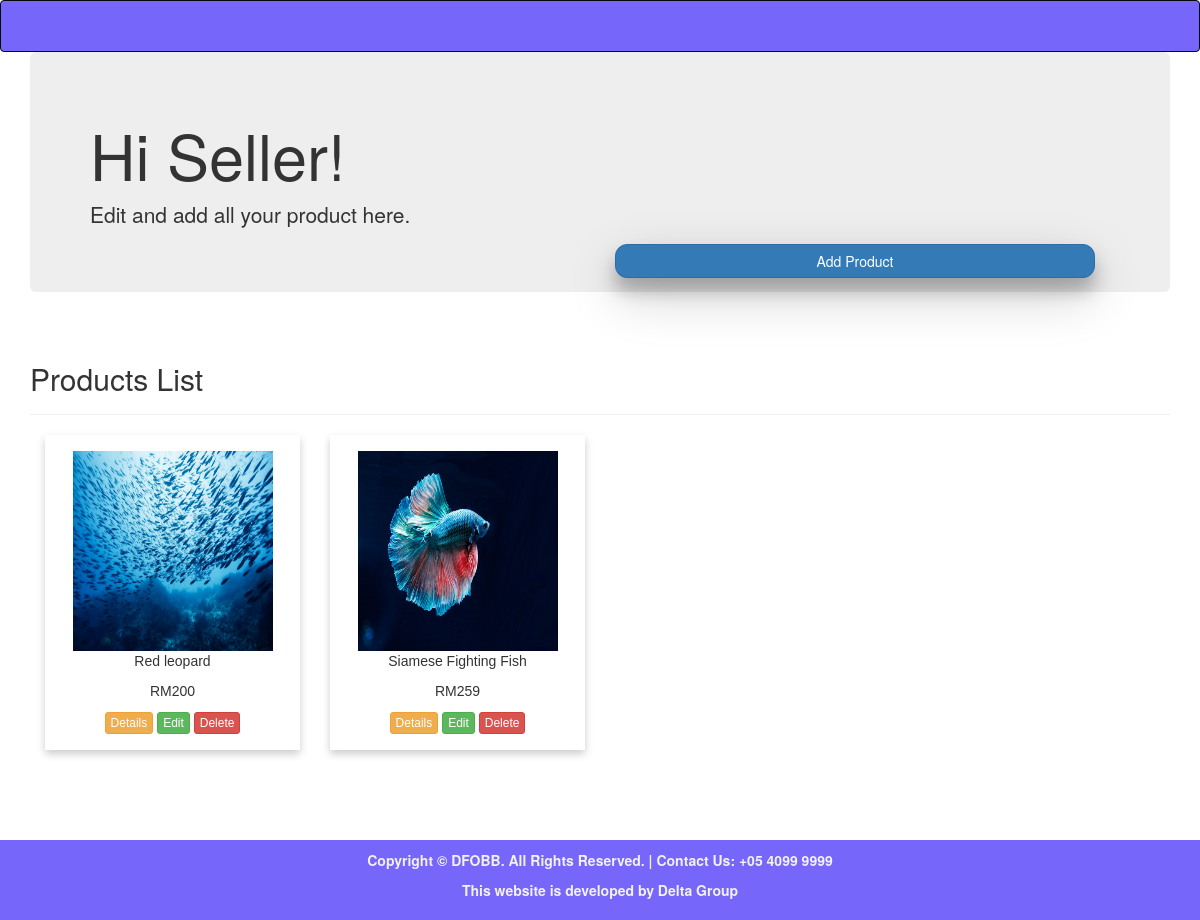
The page /sellerhome.php on the database as committed earlier.
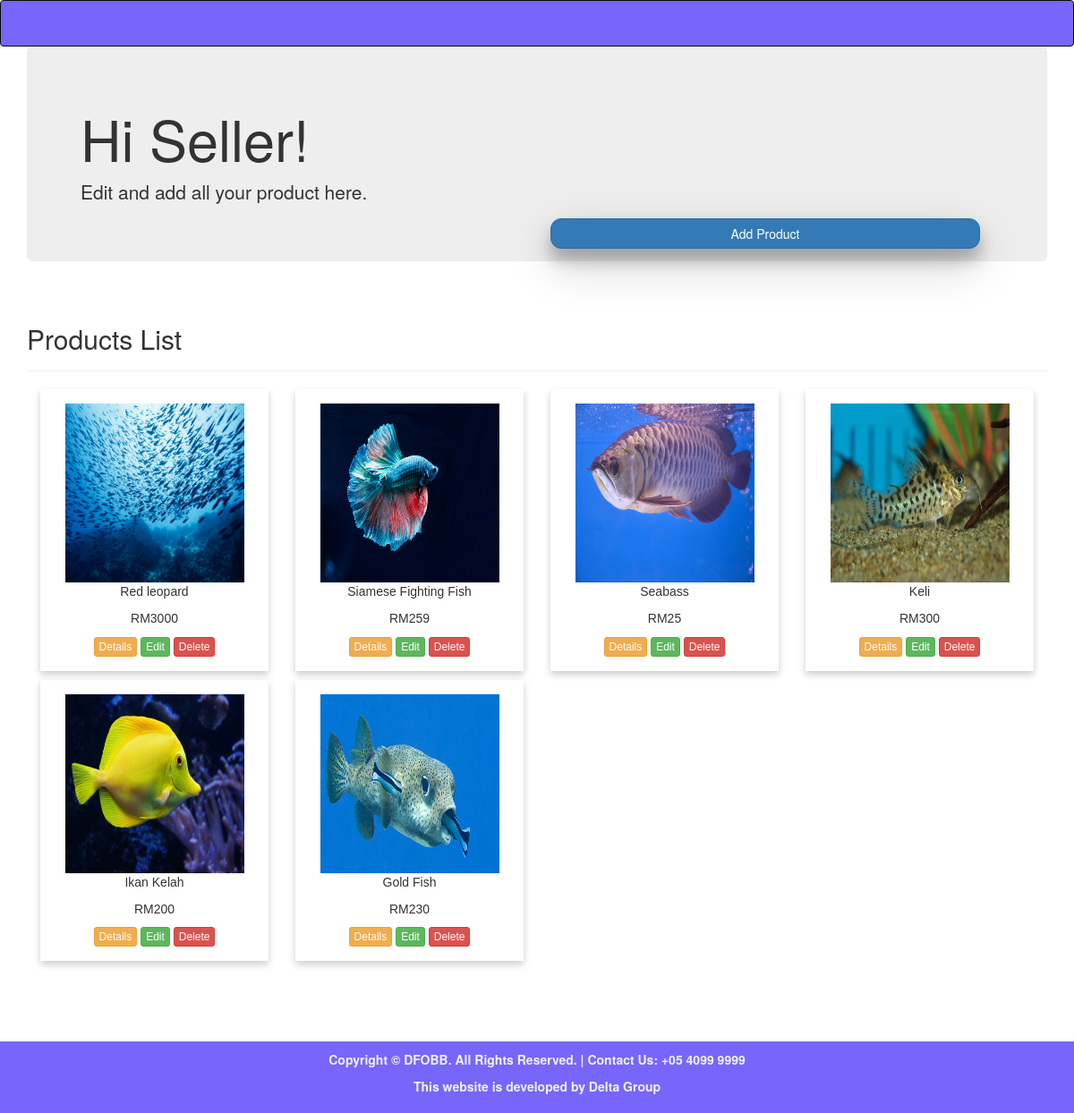
The same page on the database as committed later.
### tables this page shows
CREATE TABLE `tbl_productsell_delta` (
  `ID` int(11) NOT NULL,
  `PICTURE` varchar(255) NOT NULL,
  `NAME` varchar(255) NOT NULL,
  `DESCRIPTION` text NOT NULL,
  `SELLER` varchar(50) DEFAULT NULL,
  `PRICE` int(11) NOT NULL,
  `STOCK` int(50) DEFAULT NULL
);

### sellerhome.php (the view, shortened to what this page needs)
<?php
  include_once 'add_products_crud2.php';
?>
<!DOCTYPE html>
<html>
    <head>
        <link rel="stylesheet" href="bootstrap/css/bootstrap.min.css" type="text/css">
        <link rel="stylesheet" href="css/style3.css" type="text/css">
    </head>
    <body>
        <div>
            <?php
                require 'header.php';
            ?></div>
            <div class="container">
                <div class="jumbotron">
                    <h1>Hi Seller!</h1>
                    <p>Edit and add all your product here.</p>
                    <div class="col-md-6" style="float: right;">
                    <p><a href="add_products.php" role="button" class="btn btn-primary btn-block" style="border-radius: 12px;  box-shadow: 0 13px 17px 0 rgba(0,0,0,0.25), 0 18px 51px 0 rgba(0,0,0,0.20); ">Add Product</a></p>
                </div>
                </div>
              </div>
    <div class="row">
      <div class="container">
        <div class="page-header">
          <h2>Products List</h2>
        </div>
          <?php
          try {
            $conn = new PDO("mysql:host=$servername;dbname=$dbname", $username, $password);
            $conn->setAttribute(PDO::ATTR_ERRMODE, PDO::ERRMODE_EXCEPTION);
            $stmt = $conn->prepare("SELECT * FROM tbl_productsell_delta");
            $stmt->execute();
            $result = $stmt->fetchAll();
          }
          catch(PDOException $e){
            echo "Error: " . $e->getMessage();
          } ?>
          <?php
          foreach($result as $readrow) {
              ?>
            <div class="col-md-3 d-flex align-items-stretch">
            <div class="card" style=" box-shadow: 0 4px 8px 0 rgba(0, 0, 0, 0.2); max-width: 300px;  padding: 16px;  text-align: center; font-family: arial; margin-bottom: 10px;">
              <?php if(file_exists('pictures_sell/'. $readrow['PICTURE']) && isset($readrow['PICTURE'])){
                $img = 'pictures_sell/'.$readrow['PICTURE'];
                echo '<td><img data-toggle="modal" data-target="#'.$readrow['ID'].'" width=200px height=200px; src="'.$img.'"></td>';
              }
              else{
                $img = 'nophoto.jpg';
                echo '<td><img width=200px%; data-toggle="modal" data-target="#'.$readrow['ID'].'" src="nophoto.jpg"'.'></td>';
              } ?>
              <p><?php echo $readrow['NAME']; ?></p>
              <p><?php echo 'RM'.$readrow['PRICE']; ?></p>
              <td>
                <a href="products_detail_sell.php?pid=<?php echo $readrow['ID']; ?>" class="btn btn-warning btn-xs" role="button">Details</a>
                <a href="add_products.php?edit=<?php echo $readrow['ID']; ?>" class="btn btn-success btn-xs" role="button"> Edit </a>
                <a href="sellerhome.php?delete=<?php echo $readrow['ID']; ?>" onclick="return confirm('Are you sure to delete?');" class="btn btn-danger btn-xs" role="button">Delete</a>
              </td>
            </div>
          </div>
            <?php
          }
          ?>
            </div>
      </div>
            <br><br><br><br><br><br><br><br>
           <footer class="footer">
               <div class="container">
               <center>
                   <p>Copyright &copy DFOBB. All Rights Reserved. | Contact Us: +05 4099 9999</p>
                   <p>This website is developed by Delta Group</p>
               </center>
               </div>
           </footer>
    </body>
</html>

### header.php (shortened to what this page needs)
<nav class="navbar navbar-inverse navabar-fixed-top">
               <div class="container">
                   <div class="navbar-header">
                       <a href="index.php" class="navbar-brand"></a>
                   </div>
                   </div>
               </div>

### css/style3.css (style rules this page uses)
.navbar { color: #000000; background-color: #7666FA; margin-bottom: 0px; }
footer { background-color: #7666FA; color:#f2f2f2; font-size:14px; font-weight:bold; padding:10px; bottom:0; }
html { min-height:100%; position:relative; }
.footer { background-color: #7666FA; position: absolute; bottom:0; right:0; left:0; }

Rows that differ between the two databases and show on the page:
changed tbl_productsell_delta "Red leopard": PRICE "200" → "3000"
added tbl_productsell_delta: PICTURE (picture), NAME "Seabass", PRICE "25"
added tbl_productsell_delta: PICTURE (picture), NAME "Keli", PRICE "300"
added tbl_productsell_delta: PICTURE (picture), NAME "Ikan Kelah", PRICE "200"
added tbl_productsell_delta: PICTURE (picture), NAME "Gold Fish", PRICE "230"
